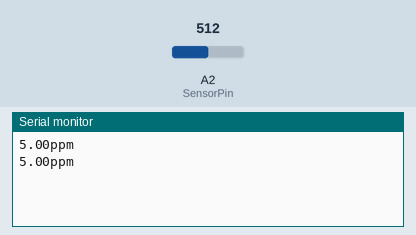
A sketch run on a simulated Arduino Uno, built with avr-gcc and run on an emulated ATmega328P. On the bench: the last lines printed to the serial monitor. The test bench sets the inputs (shaded band); at power-on: A2 (SensorPin) = 512.

Above: at 1.8 s.
1.9 s: A2 (SensorPin) set to 306
At 2.8 s:
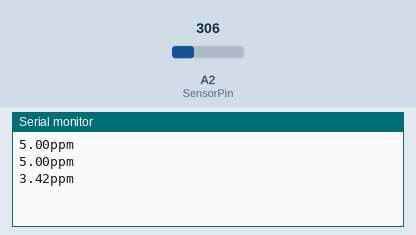
3.4 s: A2 (SensorPin) set to 122
At 4.8 s:
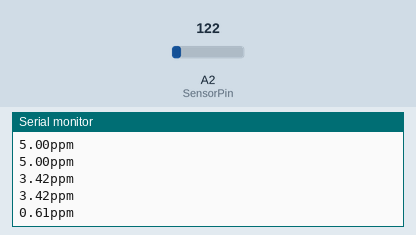
Timing chart, 0 to 6.4 s (numbered marks = the images above; inputs shaded):
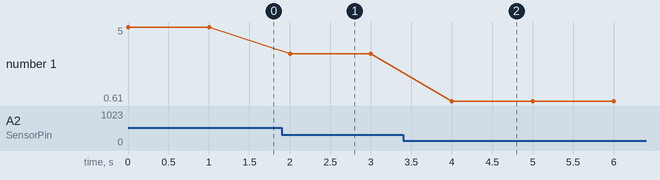

Measured:
- after the input at 1.9 s, the serial monitor: prints a new line after 0.10 s (image 1)
- after the input at 3.4 s, the serial monitor: prints a new line after 0.60 s (image 2)
- plotted number 1: 5 → 3.42 after the input at 1.9 s, 3.42 → 0.61 after the input at 3.4 s

The sketch:

DAC_Read_Test.ino
```cpp
// (licence header left out)
 /***********Notice and Trouble shooting***************
 1. This code is tested on Arduino Uno with Arduino IDE 1.0.5 r2.
 2. In order to protect the sensor, do not touch the white sensor film on the sensor module,
 and high concentration of Hydrogen sulfide, hydrogen, methanol, ethanol, carbon monoxide should be avoided.
 3. Please do not use the modules in systems which related to human being’s safety.
 ****************************************************/

#include <SoftwareSerial.h>
#include "DFRobotHCHOSensor.h"

int SensorPin = A2;		//this pin read the analog voltage from the HCHO sensor
float verf = 5.0;				//voltage on AREF pin

DFRobotHCHOSensor hcho;

void setup()
{
    Serial.begin(9600);
    hcho.setPin(SensorPin);
    hcho.setRef(verf);
}
void loop()
{
    hcho.update();
    Serial.print(hcho.getValue());
    Serial.println("ppm");
    delay(1000);
}
```

DFRobotHCHOSensor.cpp
```cpp
// (licence header left out)
#include "DFRobotHCHOSensor.h"

DFRobotHCHOSensor::DFRobotHCHOSensor(HardwareSerial& hardwareSerial)	//read the uart signal by hardware uart,such as D0
{
    this->_Serial = &hardwareSerial;
    this->_useUart = true;
    this->_useGeneralPin = false;
    this->_interval = 0;
}

DFRobotHCHOSensor::DFRobotHCHOSensor(SoftwareSerial& softwareSerial)	//read the uart signal by software uart,such as D10
{
    this->_Serial = &softwareSerial;
    this->_useUart = true;
    this->_useGeneralPin = false;
    this->_interval = 0;
}

DFRobotHCHOSensor::DFRobotHCHOSensor()//read the analog signal by analog input pin ,such as A2; ref:voltage on AREF pin
{
    this->_useUart = false;
    this->_useGeneralPin = true;
    this->_ref = 5;
    this->_interval = 0;
}

void DFRobotHCHOSensor::setPin(uint8_t pin)
{
    this->_pin = pin;
    pinMode(this->_pin,INPUT);
}

void DFRobotHCHOSensor::setRef(float ref)
{
    this->_ref = ref;											//for arduino uno ,the ref should be 5.0V(Typical)
}

void DFRobotHCHOSensor::setInterval(unsigned long interval)
{
    this->_interval = interval;
}
byte DFRobotHCHOSensor::checkSum(byte array[],byte length)
{
    byte sum = 0;
    for(int i = 1; i < length-1; i ++)
    {
		sum += array[i];
    }
    sum = (~sum) + 1;
    return sum;
}

bool DFRobotHCHOSensor::available()		//new data was recevied
{
    while(this->_Serial->available()>0)
    {
		for(byte index = 0; index < maxLength-1; index++)
		{
			receivedCommandStack[index] = receivedCommandStack[index+1];
		}
		receivedCommandStack[maxLength-1] = this->_Serial->read();

		byte sumNum = checkSum(receivedCommandStack,maxLength);
		if( (receivedCommandStack[0] == 0xFF) && (receivedCommandStack[1] == 0x17) && (receivedCommandStack[2] == 0x04) && (receivedCommandStack[maxLength-1] == sumNum) )	//head bit and sum are all right
		{
			return 1; //new data received
		}else{
			return 0; //data loss or error
		}
    }
    return 0;
}


void DFRobotHCHOSensor::update()
{
    static unsigned long previous = millis();
    if(this->_interval == 0)
    {
        execute();
    }
    else if(millis() - previous > this->_interval)
    {
        previous = millis();
        execute();
    }
}

void DFRobotHCHOSensor::execute()
{
    if(this->_useUart && available())
    {
        uartReadPPM();
    }
    if(this->_useGeneralPin)
    {
        dacReadPPM();
    }
}

float DFRobotHCHOSensor::getValue()
{
    return this->_ppm;
}

void DFRobotHCHOSensor::uartReadPPM()
{
    float ppb = (unsigned int)receivedCommandStack[4]<<8 | receivedCommandStack[5];		// bit 4: ppm high 8-bit; bit 5: ppm low 8-bit
    this->_ppm = ppb / 1000.0;	//1ppb = 1000ppm
}


void DFRobotHCHOSensor::dacReadPPM()
{
   float analogVoltage = analogRead(this->_pin) / 1024.0 * this->_ref;
   this->_ppm = 3.125 * analogVoltage - 1.25;	//linear relationship(0.4V for 0 ppm and 2V for 5ppm)
   if(this->_ppm<0)
	   this->_ppm = 0;
   else if(this->_ppm>5)
	   this->_ppm = 5;
}
```

DFRobotHCHOSensor.h
```cpp
// (licence header left out)
#ifndef __DFRobotHCHOSensor_H_
#define __DFRobotHCHOSensor_H_

#include <SoftwareSerial.h>
#include <arduino.h>


class DFRobotHCHOSensor
{
public:
    DFRobotHCHOSensor(HardwareSerial& hardwareSerial);	//read the uart signal by hardware uart,such as D0
    DFRobotHCHOSensor(SoftwareSerial& softwareSerial);	//read the uart signal by software uart,such as D10
    DFRobotHCHOSensor();			//read the analog signal by analog input pin ,such as A2; ref:voltage on AREF pin
    void  setPin(uint8_t pin);
    void  setRef(float ref);
    void  setInterval(unsigned long interval);
    void  update();
    float getValue();

private:
    Stream *_Serial;
    bool  _useUart;
    bool  _useGeneralPin;
    int   _pin;
    float _ref;
    float _ppm;
    unsigned long _interval;
    const static int maxLength = 9;
    byte receivedCommandStack[maxLength];
    byte checkSum(byte array[],byte length);

    void execute();
    bool available();		//new data was recevied
    void uartReadPPM();		//get the concentration(ppm) by uart signal
    void dacReadPPM();		//get the concentration(ppm) by analog signal

};

#endif
```
